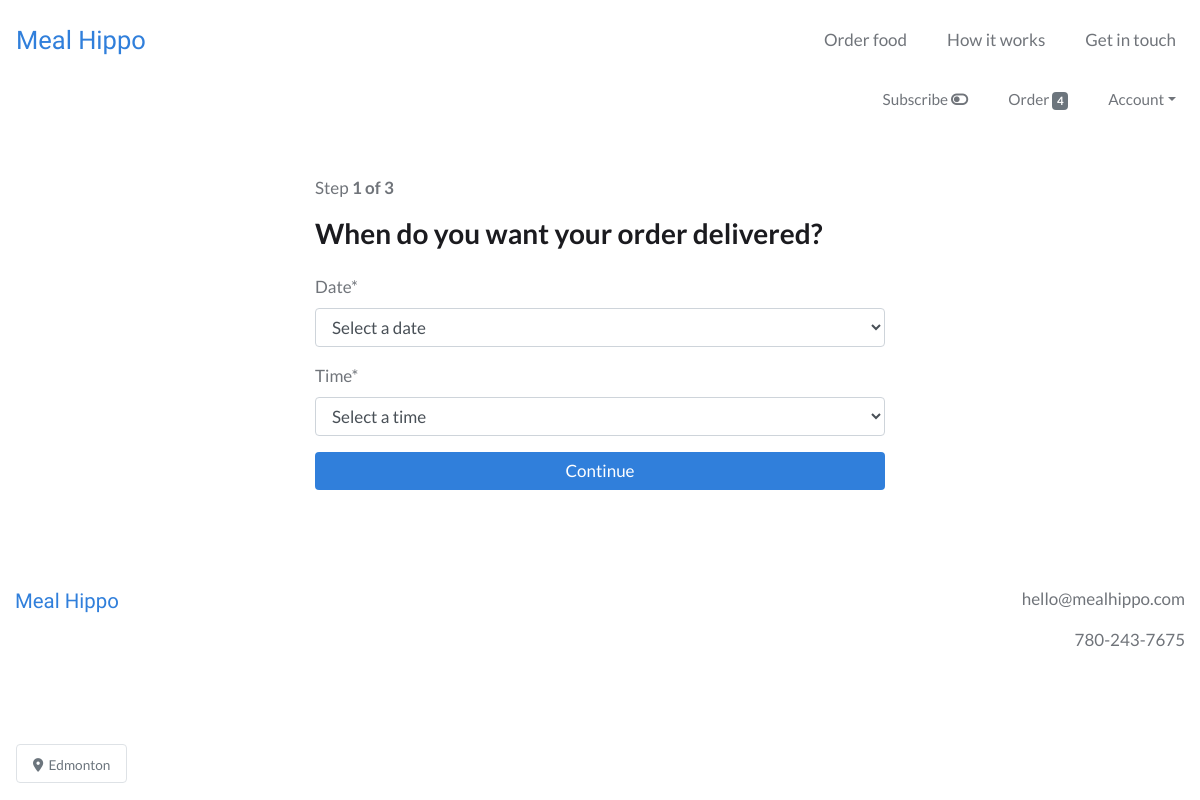
The page /order/timing (signed in) on the database as committed earlier.
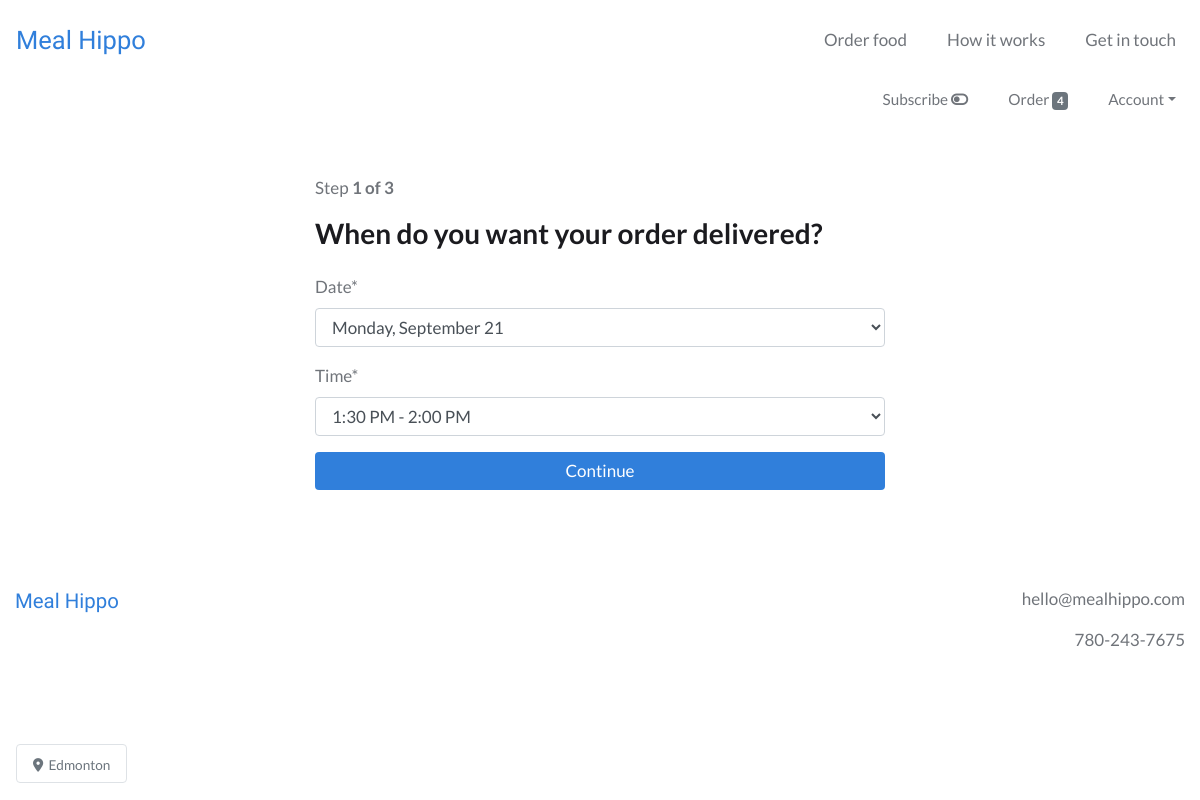
The same page on the database as committed later.
### users/models.py (models this page shows, shortened)
class CustomUser(AbstractBaseUser):
    email = models.EmailField(unique=True)
    is_active = models.BooleanField(default=True)
    is_admin = models.BooleanField(default=False)
    objects = CustomUserManager()
    USERNAME_FIELD = 'email'
    REQUIRED_FIELDS = []

### webplatform/models.py (models this page shows, shortened)
class Order(models.Model):
    user = models.ForeignKey(settings.AUTH_USER_MODEL, on_delete=models.CASCADE)
    items = models.ManyToManyField(OrderItem)
    to_be_delivered = models.BooleanField(default=True)
    delivery_date = models.DateField(null=True)
    delivery_time = models.TimeField(null=True)
    notes = models.TextField(blank=True, null=True, verbose_name='Order notes')
    is_completed = models.BooleanField(default=False)
    payment = models.ForeignKey(Payment, on_delete=models.SET_NULL, blank=True, null=True)
    created_at = models.DateTimeField(auto_now_add=True)
    modified_at = models.DateTimeField(auto_now=True)

### webplatform/views.py (the view, shortened to what this page needs)
# urls.py: path('order/timing', views.OrderTimingView.as_view(), name='order_timing_view'),
class OrderTimingView(IsSubscribedMixin, LoginRequiredMixin, UpdateView):
    login_url = 'login'
    template_name = 'webplatform/order_timing_view.html'
    def get_form_class(self):
        allowed_users = [
            'vanceweir@hotmail.com',
            'brian.neeland@protonmail.com',
            'mlabine103@gmail.com',
            'mike.neeland@gmail.com',
            'Collinsjayden9@gmail.com',
        ]
        if self.request.user.email in allowed_users:
            return forms.OrderTimingFormLate
        else:
            return forms.OrderTimingForm
    def get_object(self):
        order_qs = models.Order.objects.filter(user=self.request.user, is_completed=False)
        if order_qs.exists():
            order = order_qs[0]
            if order.items.count() > 0:
                return order

### webplatform/templatetags/templatetags.py (called while the page is built)
@register.filter
def cart_item_count(user):
    if user.is_authenticated:
        queryset = models.Order.objects.filter(user=user, is_completed=False)
        if queryset.exists():
            return queryset[0].items.count()
    return 0

### webplatform/views.py (called while the page is built)
    def get_context_data(self, **kwargs):
        context = super(IsSubscribedMixin, self).get_context_data(**kwargs)
        if self.request.user.is_authenticated:
            user_subscription_qs = models.UserSubscription.objects.filter(user=self.request.user)
            user_subscription = user_subscription_qs[0]
            context['is_subscribed'] = user_subscription.is_subscribed
        return context

### webplatform/templates/webplatform/order_timing_view.html (shortened to what this page needs)
{% extends 'base.html' %}
{% load static %}
{% load crispy_forms_tags %}
{% load humanize %}
{% block content %}
<div class="container-fluid my-5">
  <div class="row">
    <div class="col-lg-6 offset-lg-3 col-md-8 offset-md-2 col-12">
      {% if order.to_be_delivered %}
        <p>Step <b>1 of 3</b></p>
      {% else %}
        <p>Step <b>1 of 2</b></p>
      {% endif %}
      {% if order.to_be_delivered %}
        <h3 class="mb-4">When do you want your order delivered?</h3>
      {% else %}
        <h3 class="mb-4">When do you want to pick up your order?</h3>
      {% endif %}
      <form method="post">
        {{ form|crispy }}
        <input type="submit" value="Continue" class="btn btn-primary btn-block">
      </form>
    </div>
  </div>
</div>
{% endblock %}

### templates/base.html (shortened to what this page needs)
{% load static %}
{% load templatetags %}
<!DOCTYPE html>
<html lang="en" dir="ltr">
  <head>
    <link rel="stylesheet" href="https://stackpath.bootstrapcdn.com/bootstrap/4.4.1/css/bootstrap.min.css">
    <link rel="stylesheet" type="text/css" href="{% static 'style.css' %}">
  </head>
  <body>
    <nav class="navbar navbar-expand-md navbar-light py-3">
      <a class="navbar-brand" href="{% url 'webplatform:home_view' %}">Meal&nbsp;Hippo</a>
      <div class="collapse navbar-collapse" id="navbarText">
        <ul class="navbar-nav ml-auto">
          <li class="nav-item mr-4">
            <a class="nav-link" href="{% url 'webplatform:order_items_view' %}">Order food</a>
          </li>
          <li class="nav-item mr-4">
            <a class="nav-link" href="{% url 'webplatform:support_view' %}">How it works</a>
          </li>
          {% if user.is_authenticated %}
            <li class="nav-item">
          {% else %}
            <li class="nav-item mr-4">
          {% endif %}
            <a class="nav-link" href="{% url 'webplatform:contact_view' %}">Get in touch</a>
          </li>
        </ul>
      </div>
    </nav>
    {% if user.is_authenticated %}
        <nav class="navbar navbar-expand navbar-light user-nav pt-0">
            <ul class="navbar-nav mx-auto ml-md-auto mr-md-0">
              {% if is_subscribed %}
                <li class="nav-item mr-4">
                  <a class="nav-link" data-toggle="modal" data-target="#subscribe_modal" href="">Subscribed <i class="fas fa-toggle-on"></i></a>
                </li>
              {% else %}
                <span data-toggle="tooltip" data-placement="bottom" title="Set up automatic weekly orders and save money">
                  <li class="nav-item mr-4">
                    <a class="nav-link" data-toggle="modal" data-target="#subscribe_modal" href="">Subscribe <i class="fas fa-toggle-off"></i></a>
                  </li>
                </span>
              {% endif %}
              <li class="nav-item mr-4">
                <a class="nav-link" href="{% url 'webplatform:order_items_view' %}">
                  Order <span class="badge badge-secondary">{{ request.user|cart_item_count }}</span>
                </a>
              </li>
              <li class="nav-item dropdown">
                <a class="nav-link dropdown-toggle" data-toggle="dropdown" href="#" role="button" aria-haspopup="true" aria-expanded="false">Account</a>
              </li>
            </ul>
        </nav>
    {% endif %}
    {% block content %}
    {% endblock %}
    <footer>
      <div class="container-fluid text-center py-5 mb-5">
        <div class="row">
          <div class="col-sm text-sm-left mb-4">
            <span class="logo">
              <a href="{% url 'webplatform:home_view' %}">Meal&nbsp;Hippo</a>
            </span>
          </div>
          <div class="col-sm text-sm-right">
            <p>hello@mealhippo.com</p>
            <p>780-243-7675</p>
          </div>
        </div>
      </div>
    </footer>
    <div class="fixed-bottom ml-3 mb-4 location">
      <span class="border rounded text-secondary bg-white px-3 py-2 location-badge">
        <small><i class="fas fa-map-marker-alt"></i>&nbsp;&nbsp;Edmonton</small>
      </span>
    </div>
  </body>
</html>

### static/style.css (style rules this page uses)
:root { --heading: #1B1B1F; --sub_heading: #1B1B1F; --text: #70747A; --logo: #307FDB; --button_dark: #307FDB; --button_light: #388FF4; --link_dark: #307FDB; --link_light: #388FF4; --nav_dark: #70747A; --nav_light: #1B1B1F; --attention_dark: #C1DAFF; --attention_light: #D8E8FF; --attention_text: #0956AF; --splash_focus: #78290F; }
body { color: var(--text); font-family: 'Lato', sans-serif; font-size: 17px; }
select.form-control, input.form-control, textarea.form-control { font-size: 1em; }
.btn { font-size: 1em; }
a, .btn-link { color: var(--link_dark); }
h1, h2, h3 { font-weight: bold; color: var(--heading); }
.navbar-light .navbar-brand, .logo a { color: var(--logo); font-size: 1.5em; font-family: 'Varela Round', "Arial Rounded MT Bold", "Helvetica Rounded", sans-serif; }
.logo a { font-size: 1.2em; }
.navbar-nav .nav-item a.nav-link { color: var(--nav_dark); }
.user-nav { font-size: 0.9em; }
.btn { padding-left: 25px; padding-right: 25px; }
.btn-primary { background: var(--button_dark); border: none; }
.location { width: 120px; }

Rows that differ between the two databases and show on the page:
changed Order: delivery_date "Select a date" → "Monday, September 21"; delivery_time "Select a time" → "1:30 PM - 2:00 PM"
